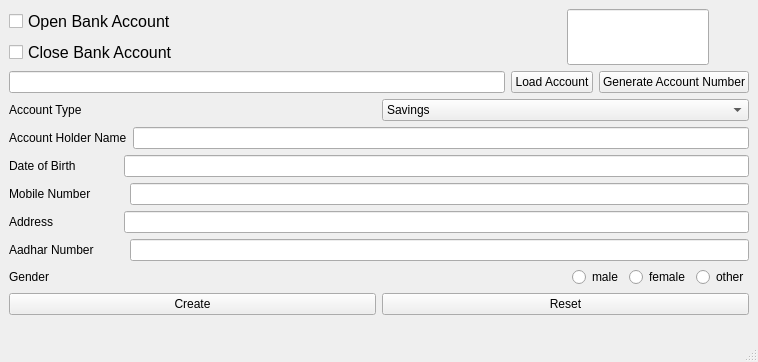
<?xml version="1.0" encoding="UTF-8"?>
<ui version="4.0">
 <class>MainWindow</class>
 <widget class="QMainWindow" name="MainWindow">
  <property name="geometry">
   <rect>
    <x>0</x>
    <y>0</y>
    <width>758</width>
    <height>362</height>
   </rect>
  </property>
  <property name="windowTitle">
   <string>Digital Bank</string>
  </property>
  <widget class="QWidget" name="centralwidget">
   <layout class="QGridLayout" name="gridLayout">
    <item row="0" column="1">
     <layout class="QHBoxLayout" name="horizontalLayout">
      <item>
       <layout class="QVBoxLayout" name="verticalLayout_2">
        <item>
         <layout class="QHBoxLayout" name="horizontalLayout_8">
          <item>
           <layout class="QVBoxLayout" name="verticalLayout_3">
            <item>
             <widget class="QCheckBox" name="open_acc_checkBox">
              <property name="font">
               <font>
                <pointsize>12</pointsize>
               </font>
              </property>
              <property name="text">
               <string>Open Bank Account</string>
              </property>
             </widget>
            </item>
            <item>
             <widget class="QCheckBox" name="close_acc_checkBox">
              <property name="font">
               <font>
                <pointsize>12</pointsize>
               </font>
              </property>
              <property name="text">
               <string>Close Bank Account</string>
              </property>
             </widget>
            </item>
           </layout>
          </item>
          <item>
           <widget class="QLineEdit" name="date_lineEdit">
            <property name="sizePolicy">
             <sizepolicy hsizetype="Fixed" vsizetype="Preferred">
              <horstretch>0</horstretch>
              <verstretch>0</verstretch>
             </sizepolicy>
            </property>
            <property name="font">
             <font>
              <pointsize>12</pointsize>
             </font>
            </property>
            <property name="layoutDirection">
             <enum>Qt::LeftToRight</enum>
            </property>
            <property name="alignment">
             <set>Qt::AlignCenter</set>
            </property>
           </widget>
          </item>
          <item>
           <spacer name="horizontalSpacer">
            <property name="orientation">
             <enum>Qt::Horizontal</enum>
            </property>
            <property name="sizeType">
             <enum>QSizePolicy::Fixed</enum>
            </property>
            <property name="sizeHint" stdset="0">
             <size>
              <width>40</width>
              <height>20</height>
             </size>
            </property>
           </spacer>
          </item>
         </layout>
        </item>
        <item>
         <layout class="QHBoxLayout" name="horizontalLayout_7">
          <item>
           <widget class="QLineEdit" name="generate_account_num_lineEdit"/>
          </item>
          <item>
           <widget class="QPushButton" name="loadAccount_pushButton">
            <property name="text">
             <string>Load Account</string>
            </property>
           </widget>
          </item>
          <item>
           <widget class="QPushButton" name="generate_account_num_pushButton">
            <property name="text">
             <string>Generate Account Number</string>
            </property>
           </widget>
          </item>
         </layout>
        </item>
        <item>
         <layout class="QHBoxLayout" name="horizontalLayout_3">
          <item>
           <widget class="QLabel" name="account_type_label">
            <property name="text">
             <string>Account Type</string>
            </property>
           </widget>
          </item>
          <item>
           <widget class="QComboBox" name="account_type_comboBox">
            <item>
             <property name="text">
              <string>Savings</string>
             </property>
            </item>
            <item>
             <property name="text">
              <string>Current</string>
             </property>
            </item>
            <item>
             <property name="text">
              <string>Salary</string>
             </property>
            </item>
           </widget>
          </item>
         </layout>
        </item>
        <item>
         <layout class="QHBoxLayout" name="horizontalLayout_2">
          <item>
           <widget class="QLabel" name="account_holder_name_label">
            <property name="text">
             <string>Account Holder Name</string>
            </property>
           </widget>
          </item>
          <item>
           <spacer name="horizontalSpacer_7">
            <property name="orientation">
             <enum>Qt::Horizontal</enum>
            </property>
            <property name="sizeType">
             <enum>QSizePolicy::Fixed</enum>
            </property>
            <property name="sizeHint" stdset="0">
             <size>
              <width>0</width>
              <height>20</height>
             </size>
            </property>
           </spacer>
          </item>
          <item>
           <widget class="QLineEdit" name="account_holder_name_lineEdit"/>
          </item>
         </layout>
        </item>
        <item>
         <layout class="QHBoxLayout" name="horizontalLayout_10">
          <item>
           <widget class="QLabel" name="date_of_birth_label">
            <property name="text">
             <string>Date of Birth</string>
            </property>
           </widget>
          </item>
          <item>
           <spacer name="horizontalSpacer_3">
            <property name="orientation">
             <enum>Qt::Horizontal</enum>
            </property>
            <property name="sizeType">
             <enum>QSizePolicy::Fixed</enum>
            </property>
            <property name="sizeHint" stdset="0">
             <size>
              <width>42</width>
              <height>20</height>
             </size>
            </property>
           </spacer>
          </item>
          <item>
           <widget class="QLineEdit" name="date_of_birth_lineEdit"/>
          </item>
         </layout>
        </item>
        <item>
         <layout class="QHBoxLayout" name="horizontalLayout_6">
          <item>
           <widget class="QLabel" name="mobile_num_label">
            <property name="text">
             <string>Mobile Number</string>
            </property>
           </widget>
          </item>
          <item>
           <spacer name="horizontalSpacer_4">
            <property name="orientation">
             <enum>Qt::Horizontal</enum>
            </property>
            <property name="sizeType">
             <enum>QSizePolicy::Fixed</enum>
            </property>
            <property name="sizeHint" stdset="0">
             <size>
              <width>33</width>
              <height>20</height>
             </size>
            </property>
           </spacer>
          </item>
          <item>
           <widget class="QLineEdit" name="mobile_num_lineEdit"/>
          </item>
         </layout>
        </item>
        <item>
         <layout class="QHBoxLayout" name="horizontalLayout_5">
          <item>
           <widget class="QLabel" name="address_label">
            <property name="text">
             <string>Address</string>
            </property>
           </widget>
          </item>
          <item>
           <spacer name="horizontalSpacer_5">
            <property name="orientation">
             <enum>Qt::Horizontal</enum>
            </property>
            <property name="sizeType">
             <enum>QSizePolicy::Fixed</enum>
            </property>
            <property name="sizeHint" stdset="0">
             <size>
              <width>65</width>
              <height>20</height>
             </size>
            </property>
           </spacer>
          </item>
          <item>
           <widget class="QLineEdit" name="address_lineEdit"/>
          </item>
         </layout>
        </item>
        <item>
         <layout class="QHBoxLayout" name="horizontalLayout_4">
          <item>
           <widget class="QLabel" name="aadhar_num_label">
            <property name="text">
             <string>Aadhar Number</string>
            </property>
           </widget>
          </item>
          <item>
           <spacer name="horizontalSpacer_6">
            <property name="orientation">
             <enum>Qt::Horizontal</enum>
            </property>
            <property name="sizeType">
             <enum>QSizePolicy::Fixed</enum>
            </property>
            <property name="sizeHint" stdset="0">
             <size>
              <width>30</width>
              <height>20</height>
             </size>
            </property>
           </spacer>
          </item>
          <item>
           <widget class="QLineEdit" name="aadhar_num_lineEdit"/>
          </item>
         </layout>
        </item>
        <item>
         <layout class="QHBoxLayout" name="horizontalLayout_9">
          <item>
           <widget class="QLabel" name="gender_label">
            <property name="text">
             <string>Gender</string>
            </property>
           </widget>
          </item>
          <item>
           <spacer name="horizontalSpacer_2">
            <property name="orientation">
             <enum>Qt::Horizontal</enum>
            </property>
            <property name="sizeHint" stdset="0">
             <size>
              <width>40</width>
              <height>20</height>
             </size>
            </property>
           </spacer>
          </item>
          <item>
           <widget class="QRadioButton" name="male_radioButton">
            <property name="text">
             <string>male</string>
            </property>
           </widget>
          </item>
          <item>
           <widget class="QRadioButton" name="female_radioButton">
            <property name="text">
             <string>female</string>
            </property>
           </widget>
          </item>
          <item>
           <widget class="QRadioButton" name="other_radioButton">
            <property name="text">
             <string>other</string>
            </property>
           </widget>
          </item>
         </layout>
        </item>
        <item>
         <layout class="QHBoxLayout" name="horizontalLayout_11">
          <item>
           <widget class="QPushButton" name="create_pushButton">
            <property name="text">
             <string>Create</string>
            </property>
           </widget>
          </item>
          <item>
           <widget class="QPushButton" name="reset_pushButton">
            <property name="text">
             <string>Reset</string>
            </property>
           </widget>
          </item>
         </layout>
        </item>
        <item>
         <spacer name="verticalSpacer">
          <property name="orientation">
           <enum>Qt::Vertical</enum>
          </property>
          <property name="sizeHint" stdset="0">
           <size>
            <width>20</width>
            <height>40</height>
           </size>
          </property>
         </spacer>
        </item>
       </layout>
      </item>
      <item>
       <layout class="QVBoxLayout" name="verticalLayout"/>
      </item>
     </layout>
    </item>
   </layout>
  </widget>
  <widget class="QStatusBar" name="statusbar"/>
 </widget>
 <resources/>
 <connections/>
</ui>
